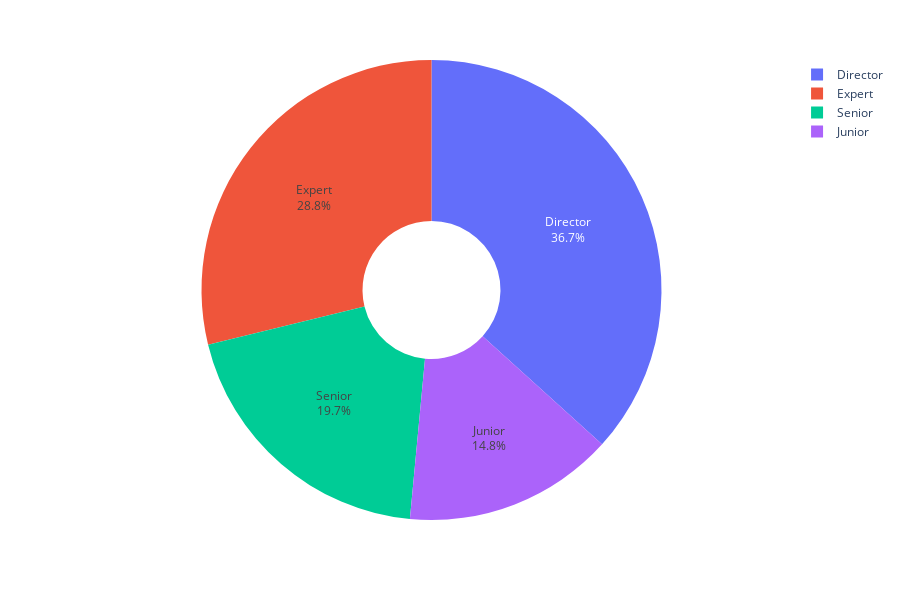

Source (notebook cell):
### Markdown cell above
- `experience_level` 비율

### Code cell
level_avg = original_df[['salary_in_usd', 'experience_level']].groupby('experience_level').mean()

fig = px.pie(level_avg, values=level_avg['salary_in_usd'], names=level_avg.index, height=600)

fig.update_traces(hole=.3, textinfo='percent+label')
fig.show()

### Figure 1 — Plotly figure (JSON) as saved in the notebook; plotly's stock layout.template omitted (floating-point values rounded to 4 significant figures)
{"data": [{"domain": {"x": [0, 1], "y": [0, 1]}, "hole": 0.3, "hovertemplate": "experience_level=%{label}<br>salary_in_usd=%{value}<extra></extra>", "labels": ["Director", "Expert", "Junior", "Senior"], "legendgroup": "", "name": "", "showlegend": true, "textinfo": "percent+label", "type": "pie", "values": [194900.0, 153100.0, 78550.0, 104500.0]}], "layout": {"height": 600, "legend": {"tracegroupgap": 0}, "margin": {"t": 60}}}
